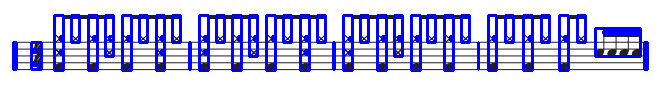
#> input picture omr/letmedrum/result.png, 661 x 87 px
$ python img_to_mxl_2.py
#> lines starting #> are read from the running program, lines starting #| are printed output that depends on the picture; after the words box and inside, x2 and y2 are one past the last pixel; in counts of white or black regions, pixels touching at a corner belong together
# # import  aspose.cells
# # from aspose.cells import Workbook
# # workbook = Workbook("result.png")
# # workbook.save("result.xml")

# import cv2
# import numpy as np
# import music21

# # 1. 이미지 불러오기
# img_path = "result.png"
# img = cv2.imread(img_path, cv2.IMREAD_GRAYSCALE)

# if img is None:
#     raise FileNotFoundError(f"Image at path '{img_path}' could not be loaded.")

# # 2. 이미지 이진화 (흑백 변환)
# _, binary = cv2.threshold(img, 127, 255, cv2.THRESH_BINARY_INV | cv2.THRESH_OTSU)

# # 3. 윤곽선 검출 (드럼 기호 찾기)
# contours, _ = cv2.findContours(binary, cv2.RETR_EXTERNAL, cv2.CHAIN_APPROX_SIMPLE)

# # 4. 드럼 기호별 매핑 정의
# drum_mapping = {
#     "snare": "Snare Drum",
#     "hihat": "Closed Hi-Hat",
#     "bass": "Bass Drum"
# }

# # 5. MusicXML 악보 생성
# score = music21.stream.Score()
# part = music21.stream.Part()
# part.insert(0, music21.instrument.Percussion())  # 드럼 전용 악기 설정

# # 6. 기호별 음표 변환
# for contour in contours:
#     x, y, w, h = cv2.boundingRect(contour)

#     # 기호 크기 기반으로 드럼 악기 판별 (예제 기준)
#     if h > 50:  # 큰 기호 = 베이스 드럼
#         drum_type = "bass"
#     elif 30 < h <= 50:  # 중간 크기 = 스네어
#         drum_type = "snare"
#     else:  # 작은 기호 = 하이햇
#         drum_type = "hihat"

#     # 박자 랜덤 할당 (기본적으로 8분음표로 설정)
#     duration = 0.5

#     # MusicXML용 드럼 노트 생성
#     note = music21.note.Unpitched()
#     note.displayName = drum_mapping[drum_type]  # 드럼 기호 적용
#     note.duration = music21.duration.Duration(duration)

#     # 악보에 추가
#     part.append(note)

# # 7. 악보를 Score에 추가 후 MusicXML 저장
# score.append(part)
# musicxml_path = "output.musicxml"
# score.write('musicxml', fp=musicxml_path)

# print(f"✅ 드럼 악보 변환 완료! → '{musicxml_path}' 저장됨 🎵")

import cv2
import numpy as np
import pytesseract
from music21 import stream, note

# 🎵 1. 이미지 불러오기 & 전처리
image = cv2.imread("result.png", cv2.IMREAD_GRAYSCALE)
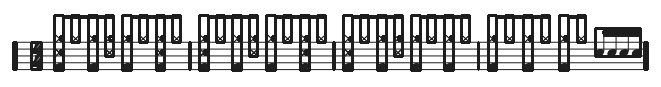
#> image: shape (87, 661); min 29, max 255, mean 195.3
_, thresh = cv2.threshold(image, 127, 255, cv2.THRESH_BINARY_INV)
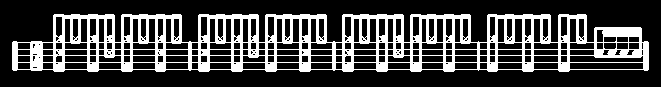
#> thresh: shape (87, 661); 26.4% white; 1 white region, box (x1, y1, x2, y2) and area: (12, 14, 649, 72) 15199
kernel = np.ones((3, 3), np.uint8)
thresh = cv2.morphologyEx(thresh, cv2.MORPH_CLOSE, kernel, iterations=2)
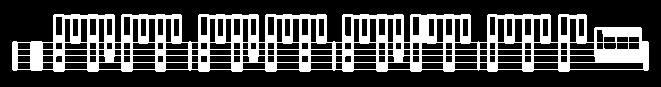
#> thresh: shape (87, 661); 28% white; 1 white region, box (x1, y1, x2, y2) and area: (12, 14, 649, 72) 16114

# 🎵 2. OCR로 드럼 악보 인식
#> (the run stopped early here; a loop or call above may not have finished)
